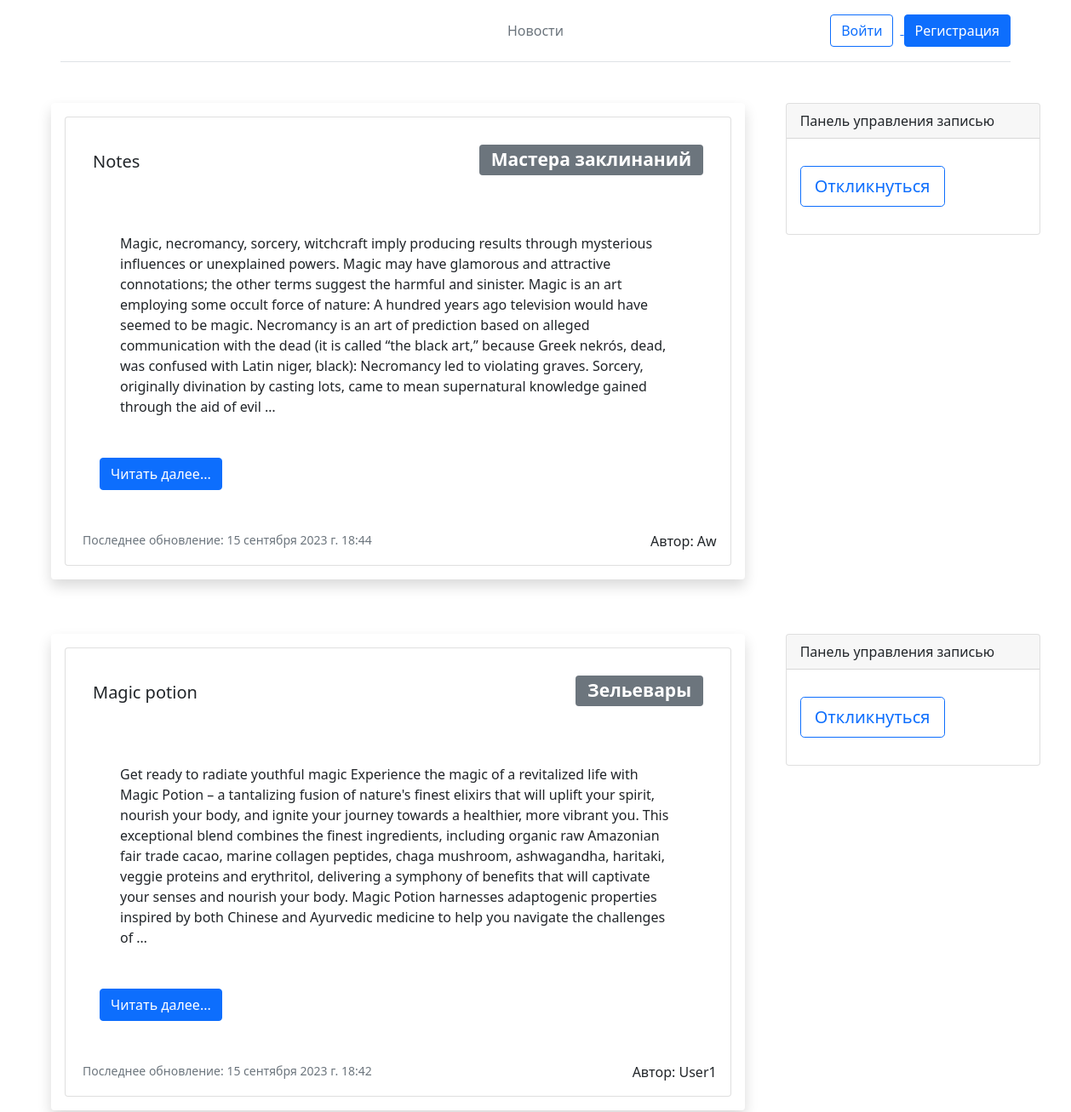
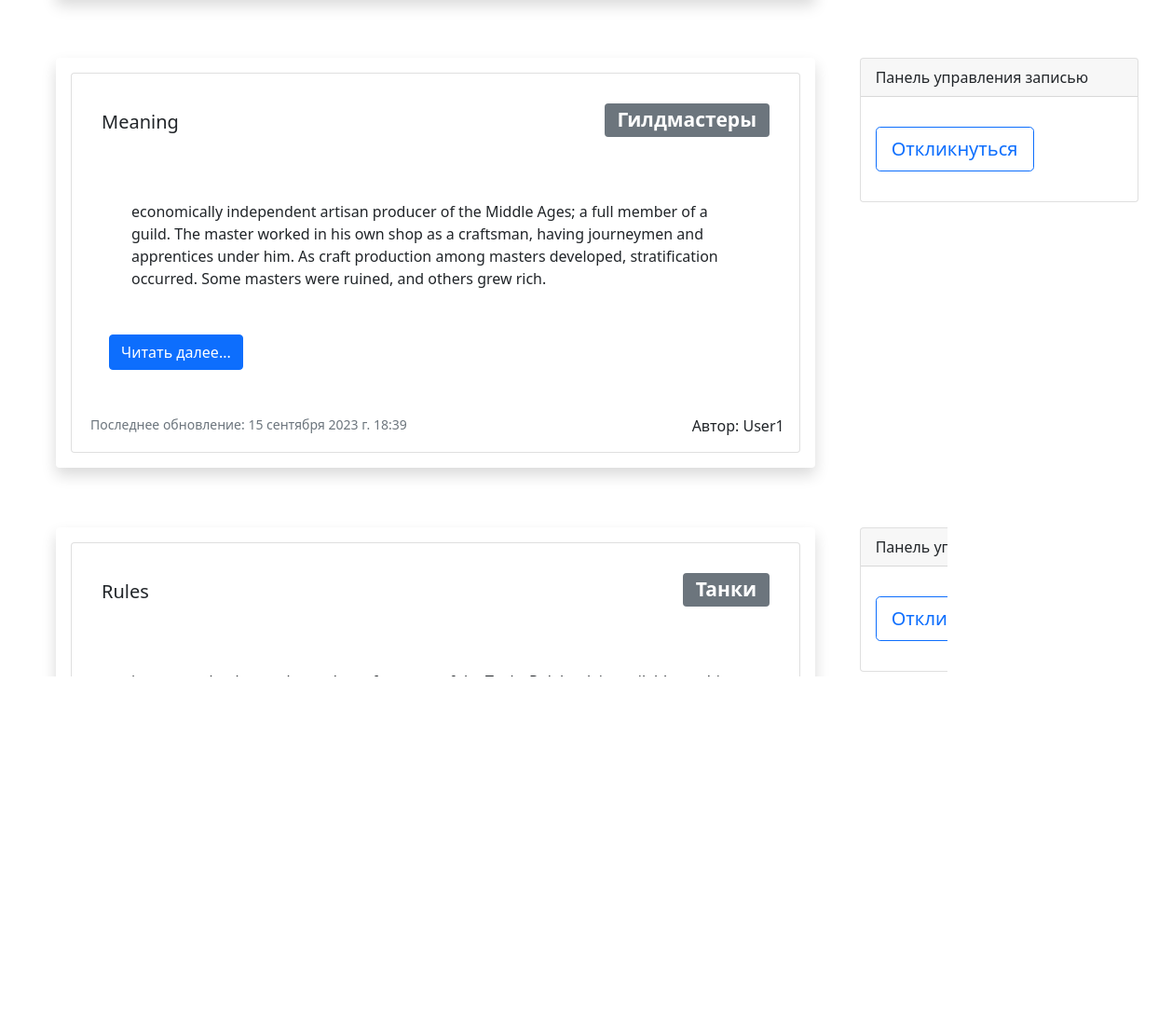
Page /newsboard/ on the committed database (2 pictures, top to bottom).
### newsboard/models.py (models this page shows, shortened)
class Post(models.Model):
    title = models.CharField('Заголовок', max_length=256)
    text = RichTextUploadingField('Текст')
    category = models.ForeignKey('Category', on_delete=models.CASCADE, verbose_name='Категория')
    author = models.ForeignKey(User, on_delete=models.CASCADE, verbose_name='Автор')
    date_of_creation = models.DateField(auto_now_add=True)
    time_of_creation = models.TimeField(auto_now_add=True)
    datetime_of_creation = models.DateTimeField(auto_now_add=True)
    date_of_last_update = models.DateField(auto_now=True)
    time_of_last_update = models.TimeField(auto_now=True)
    datetime_of_last_update = models.DateTimeField(auto_now=True)

class Category(models.Model):
    name = models.CharField(max_length=64)
    def __str__(self):
        return f'{self.name}'

### newsboard/views.py (the view)
# urls.py: path('', PostList.as_view(), name='home'),
class PostList(ListView):
    model = Post
    context_object_name = 'post_list'
    queryset = Post.objects.order_by('-datetime_of_last_update')

### newsboard/templatetags/main_menu.py (called while the page is built)
@register.simple_tag()
def get_items_for_main_menu(request):
    is_authenticated = request.user.is_authenticated
    ITEMS = [
        {'title': 'Новости', 'url_name': 'newsboard:home'}
    ]
    if is_authenticated:
        ITEMS.append({'title': 'Мои отклики', 'url_name': 'newsboard:my_comments'})
        ITEMS.append({'title': 'Добавить новость', 'url_name': 'newsboard:create'})
    return ITEMS

### newsboard/templates/newsboard/post_list.html (shortened to what this page needs)
{% extends 'newsboard/base.html' %} {% block titile %}Новости{% endblock titile %} {% block content %}
<div class="container-fluid ms-5">
    {% for post in post_list %}
    <div class="row mt-5">
        <div class="col-lg-8">
            <div class="shadow p-3 mb-3 bg-body rounded">
                <div class="card">
                    <div class="card-body">
                        <a class="navbar-brand" href="{% url 'newsboard:detail' post.pk %}">
                            <div class="p-3 mb-2 text-dark">
                                <h3><span class="badge bg-secondary float-end">{{ post.category }}</span></h3>
                                <h5 class="card-title">{{ post.title }}</h5>
                            </div>
                        </a>
                        <div class="container">
                            <p class="card-text mt-5 mb-5 ms-4 me-4">{{ post.text|safe|truncatewords:'100' }}</p>
                            <a class="btn btn-primary mb-5" href="{% url 'newsboard:detail' post.pk %}">
                                    Читать далее...
                                </a>
                        </div>
                        <p class="card-text">
                            <small class="text-muted ms-1">
                                    Последнее обновление: {{ post.date_of_last_update }} {{ post.time_of_last_update }}
                                </small>
                            <span class=" ms-3 float-end">Автор: {{ post.author }}</span>
                        </p>
                    </div>
                </div>
            </div>
        </div>
        <div class="col-lg-4">
            <div class="container">
                <div class="card me-5">
                    <div class="card-header">Панель управления записью</div>
                    <div class="card-body">
                        {% if post in user.post_set.all %}
                        <a href="{% url 'newsboard:post_comments' post.pk %}">
                            <button type="button" class="btn btn-lg btn-outline-primary position-relative me-sm-3 mb-sm-3 mt-3">
                                        Отклики
                                        <span class="position-absolute top-0 start-100 translate-middle badge rounded-pill bg-danger">
                                        {{ post.comment_set.all|length }}
                                        </span>
                                    </button>
                        </a>
                        <a href="{% url 'newsboard:update' post.pk %}">
                            <button class="btn btn-lg btn-outline-primary me-sm-3 mb-sm-3 mt-3">
                                            Редактировать
                                        </button>
                        </a>
                        <a href="#">
                            <button class="btn btn-lg btn-outline-danger me-sm-3 mb-sm-3 mt-3">
                                            Удалить
                                        </button>
                        </a>
                        {% else %}
                        <a href="{% url 'newsboard:comment_create' post.pk %}">
                            <button class="btn btn-lg btn-outline-primary me-sm-3 mb-sm-3 mt-3">
                                            Откликнуться
                                        </button>
                        </a>
                        {% endif %}
                    </div>
                </div>
            </div>
        </div>
    </div>
    {% endfor %}
</div>
{% endblock content %}

### newsboard/templates/newsboard/base.html (shortened to what this page needs)
{% load main_menu %}
<html lang="en">
<head>
</head>
<link href="https://cdn.jsdelivr.net/npm/bootstrap@5.1.3/dist/css/bootstrap.min.css" rel="stylesheet">
<body>
<div class="container">
    <header class="d-flex flex-wrap align-items-center justify-content-center justify-content-md-between py-3 mb-4 border-bottom">
      <a href="/" class="d-flex align-items-center col-md-3 mb-2 mb-md-0 text-dark text-decoration-none">
        <svg class="bi me-2" width="40" height="32" role="img" aria-label="Bootstrap"><use xlink:href="#bootstrap"></use></svg>
      </a>
      <ul class="nav col-12 col-md-auto mb-2 justify-content-center mb-md-0">
          {% get_items_for_main_menu request as get_items_for_main_menu %}
          {% for item in get_items_for_main_menu %}
                <li><a href="{% url item.url_name %}" class="nav-link px-2 link-secondary">{{ item.title }}</a></li>
          {% endfor %}
      </ul>
      <div class="col-md-3 text-end">
          {% if request.user.is_authenticated %}
              <button type="button" class="btn btn-outline-primary me-2 bg-light text-dark">{{ request.user }}</button>
              <a href="{% url 'account_logout' %}"><button type="button" class="btn btn-primary">Выйти</button></a>
          {% else %}
              <a href="{% url 'account_login' %}">
                  <button type="button" class="btn btn-outline-primary me-2">
                      Войти
                  </button>
              </a>
              <a href="{% url 'account_signup' %}">
                  <button type="button" class="btn btn-primary">
                      Регистрация
                  </button>
              </a>
          {% endif %}
      </div>
    </header>
  </div>
{% block content %}
{% endblock content %}
  {% include 'template_particles/footer.html' %}
</body>
</html>

### templates/template_particles/footer.html
{% load main_menu %}
<div class="container">
    <footer class="py-3 my-4">
        <ul class="nav justify-content-center border-bottom pb-3 mb-3">
            {% get_items_for_main_menu request as get_items_for_main_menu %} {% for item in get_items_for_main_menu %}
            <li><a href="{% url item.url_name %}" class="nav-link px-2 link-secondary">{{ item.title }}</a></li>
            {% endfor %}
        </ul>
    </footer>
</div>

### rows in the picture
Post: category "Мастера заклинаний", title "Notes", text "Magic, necromancy, sorcery, witchcraft imply producing results through mysterious influences or unexplained powers. Magic may have glamorous and attractive connotations; the other terms suggest the harmful and sinister. Magic is an art employing some occult force of nature: A hundred years ago television would have seemed to be magic. Necromancy is an art of prediction based on alleged communication with the dead (it is called “the black art,” because Greek nekrós, dead, was confused with Latin niger, black): Necromancy led to violating graves. Sorcery, originally divination by casting lots, came to mean supernatural knowledge gained through the aid of evil …", date_of_last_update "15 сентября 2023 г.", time_of_last_update "18:44", author "Aw"
Post: category "Зельевары", title "Magic potion", text "Get ready to radiate youthful magic Experience the magic of a revitalized life with Magic Potion – a tantalizing fusion of nature's finest elixirs that will uplift your spirit, nourish your body, and ignite your journey towards a healthier, more vibrant you. This exceptional blend combines the finest ingredients, including organic raw Amazonian fair trade cacao, marine collagen peptides, chaga mushroom, ashwagandha, haritaki, veggie proteins and erythritol, delivering a symphony of benefits that will captivate your senses and nourish your body. Magic Potion harnesses adaptogenic properties inspired by both Chinese and Ayurvedic medicine to help you navigate the challenges of …", date_of_last_update "15 сентября 2023 г.", time_of_last_update "18:42", author "User1"
Post: category "Гилдмастеры", title "Meaning", text "economically independent artisan producer of the Middle Ages; a full member of a guild. The master worked in his own shop as a craftsman, having journeymen and apprentices under him. As craft production among masters developed, stratification occurred. Some masters were ruined, and others grew rich.", date_of_last_update "15 сентября 2023 г.", time_of_last_update "18:39", author "User1"
Post: category "Танки", title "Rules", text "just wanted to let you know that a free copy of the Tanks Rulebook is available on this site"

### other values in the picture
{{ item.title }} "Новости"
